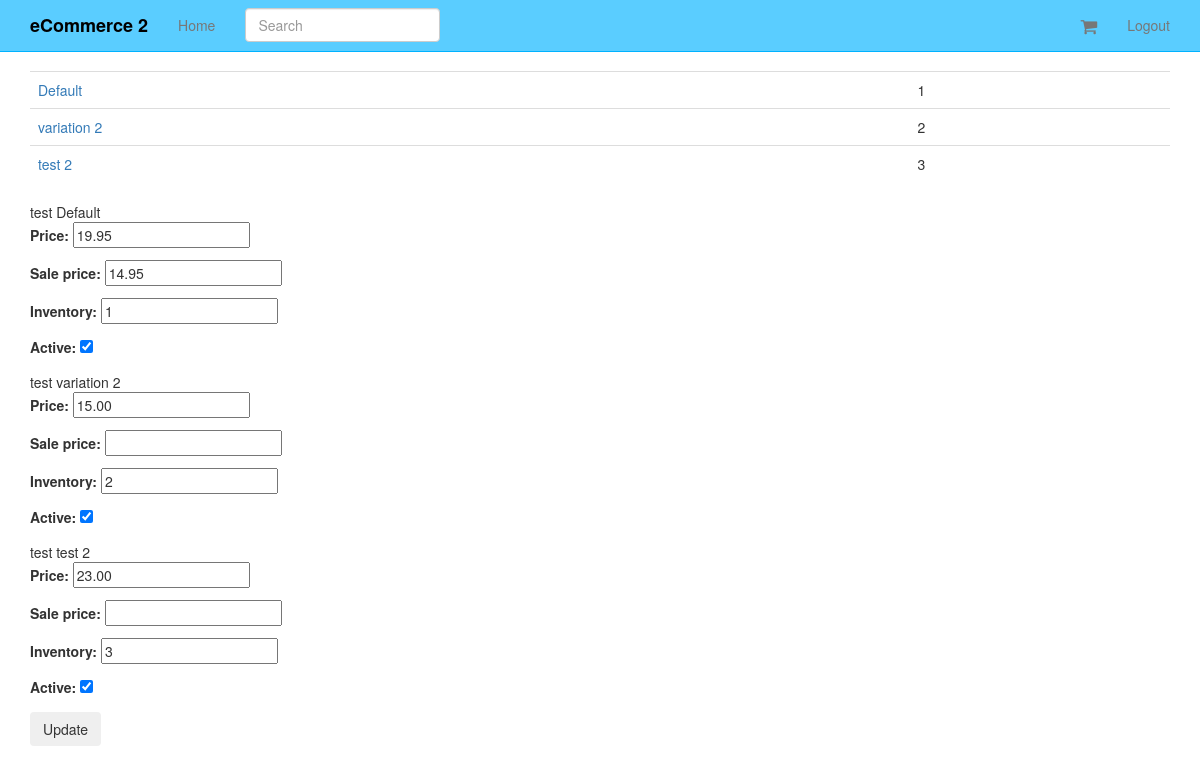
The app's page /products/1/inventory/ (signed in) with its own data.
### products/models.py (models this page shows, shortened)
class Variation(models.Model):
    product = models.ForeignKey(Product)
    title = models.CharField(max_length=120)
    price = models.DecimalField(decimal_places=2, max_digits=20)
    sale_price = models.DecimalField(decimal_places=2, max_digits=20, null=True, blank=True)
    active = models.BooleanField(default=True)
    inventory = models.IntegerField(null=True, blank=True)  # refer none == unlimited amount
    def get_absolute_url(self):
        return self.product.get_absolute_url()

class Product(models.Model):
    title = models.CharField(max_length=120)
    description = models.TextField(blank=True, null=True)
    price = models.DecimalField(decimal_places=2, max_digits=20)
    active = models.BooleanField(default=True)
    categories = models.ManyToManyField('Category', blank=True)
    default = models.ForeignKey('Category', related_name='default_category', null=True, blank=True)
    objects = ProductManager()
    class Meta:
        ordering = ["-title"]
    def get_absolute_url(self):
        return reverse("product_detail", kwargs={"pk": self.pk})

### products/views.py (the view, shortened to what this page needs)
# urls.py: url(r'^(?P<pk>\d+)/inventory/$', VariationListView.as_view(), name='product_inventory'),
class VariationListView(StaffRequiredMixin, ListView):
    model = Variation
    queryset = Variation.objects.all()
    def get_context_data(self, *args, **kwargs):
        context = super(VariationListView, self).get_context_data(*args, **kwargs)
        context["formset"] = VariationInventoryFormSet(queryset=self.get_queryset())
        return context
    def get_queryset(self, *args, **kwargs):
        product_pk = self.kwargs.get("pk")
        if product_pk:
            product = get_object_or_404(Product, pk=product_pk)
            queryset = Variation.objects.filter(product=product)
        return queryset

### products/mixins.py (called while the page is built)
    @method_decorator(login_required)
    def dispatch(self, request, *args, **kwargs):
        if request.user.is_staff:
            return super(StaffRequiredMixin, self).dispatch(request, *args, **kwargs)
        else:
            raise Http404

### products/models.py (called while the page is built)
    def active(self):
        return self.filter(active=True)

    def get_queryset(self):
        return ProductQuerySet(self.model, using=self._db)

    def all(self, *args, **kwargs):
        return self.get_queryset().active()

### products/templates/products/variation_list.html (shortened to what this page needs)
{% extends 'base.html' %}
{% block content %}
<table class='table'>
    {% for object in object_list %}
    <tr>
        <td><a href='{{ object.get_absolute_url }}'> {{ object.title }}</a></td>
        <td>{{ object.inventory }}</td>
    </tr>
    {% endfor %}
</table>
<form method='POST' action=''> {% csrf_token %}
    {% for form in formset %}
    {{ form.instance.product.title }}
    {{ form.instance.title }}
    {{ form.as_p }}
    {% endfor %}
    <input type='submit' value='Update' class='btn' />
</form>
{% endblock %}

### static_in_pro/our_static/css/navbar-static-top.css (style rules this page uses)
body { min-height: 1000px; }

### records on screen
Variation: title "Default", inventory "1", instance.product "test", instance "Default"
Variation: title "variation 2", inventory "2", instance.product "test", instance "variation 2"
Variation: title "test 2", inventory "3", instance.product "test", instance "test 2"
